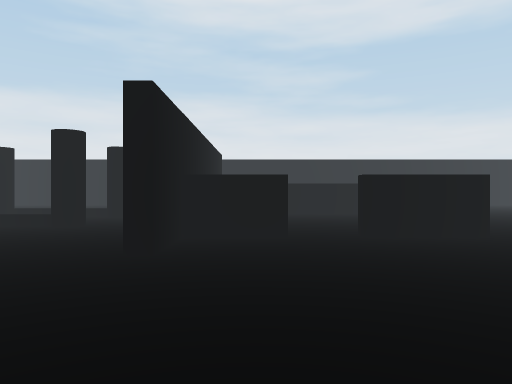
View 1 (above)

24 first-person views from a walk through a scene from a Unity 3-D project. The camera is 1.3 m above the floor, looks level and sees 70° across. The floor is counted in squares, 2 m on a side. Each view is taken from the middle of a square. On the plan, view 1 faces up. The plan holds only what a view shows up to about 11 squares ahead; the rest is blank. The place goes on beyond the plan. The player is left out.

View 2
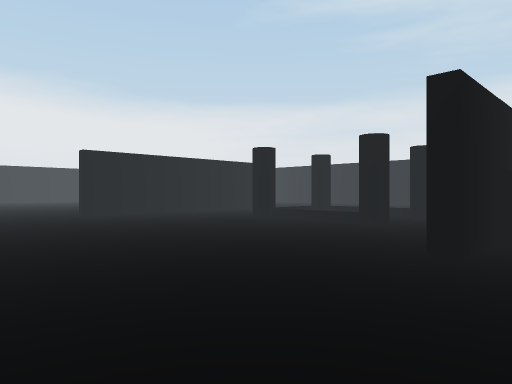

View 3
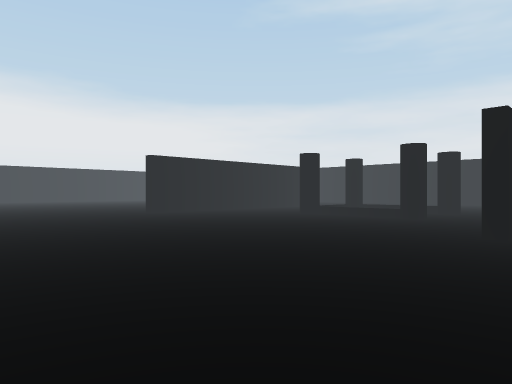

View 4
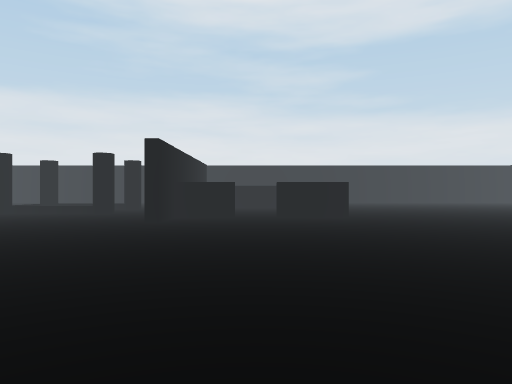

View 5
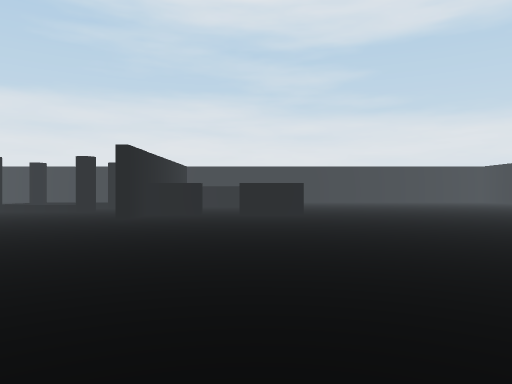

View 6
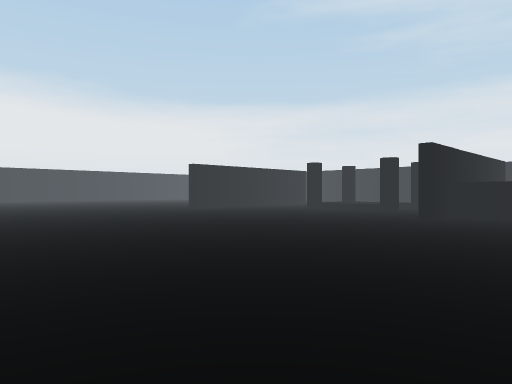

View 7
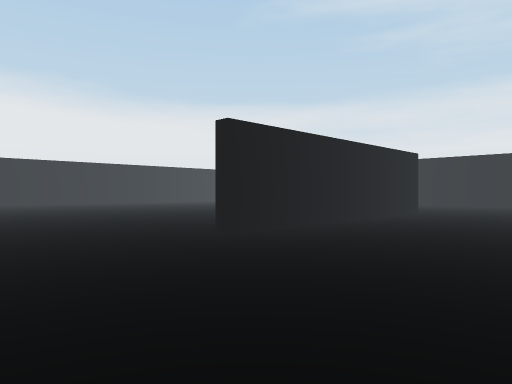

View 8
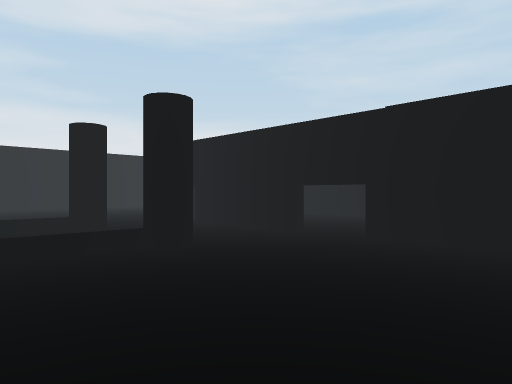

View 9
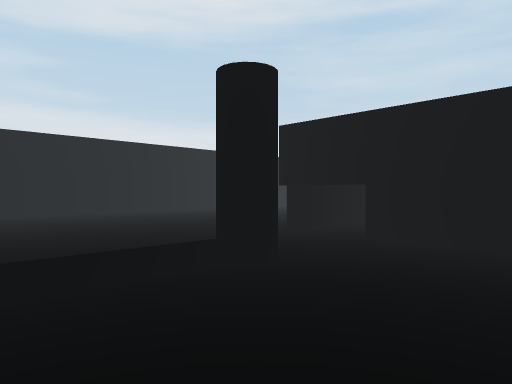

View 10
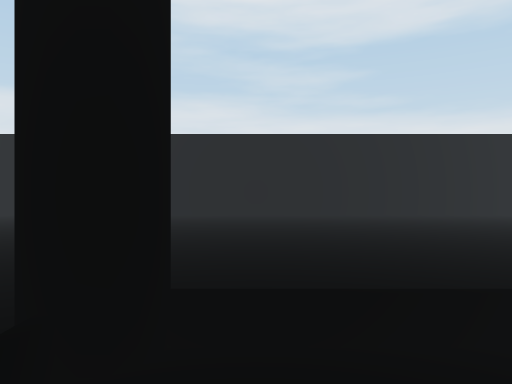

View 11
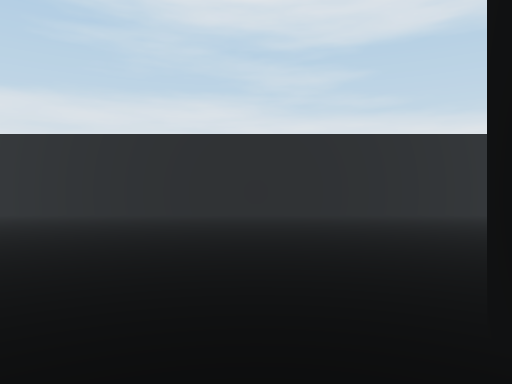

View 12
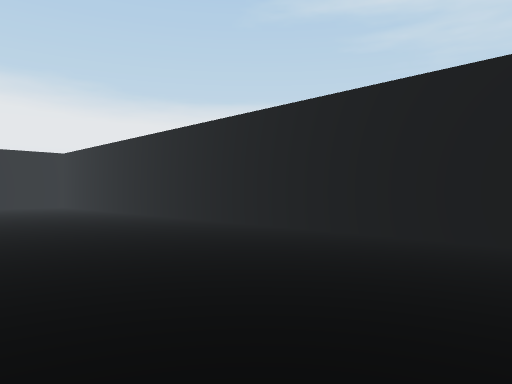

View 13
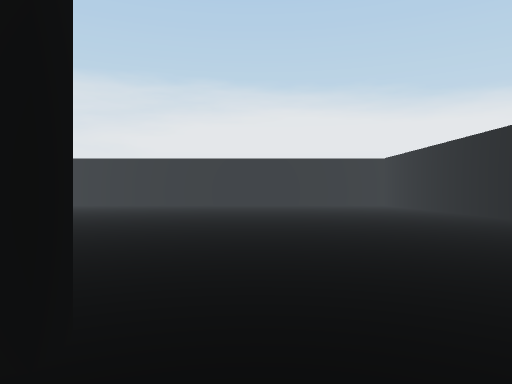

View 14
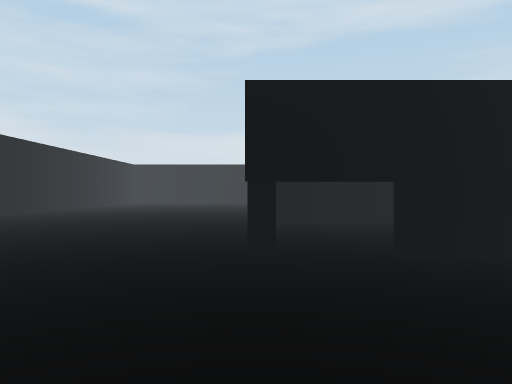

View 15
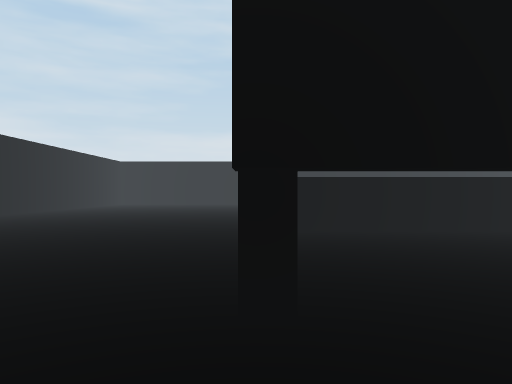

View 16
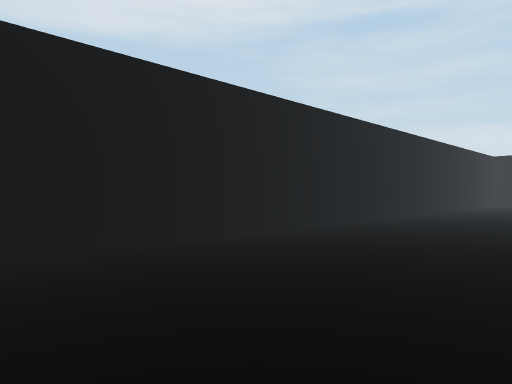

View 17
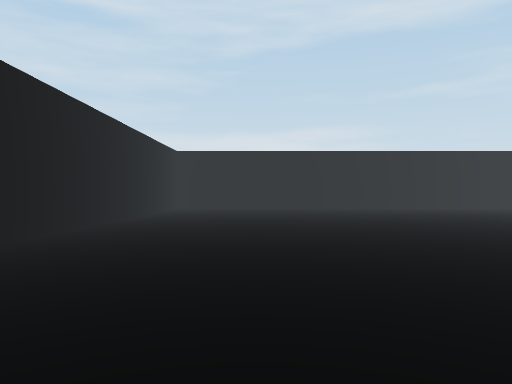

View 18
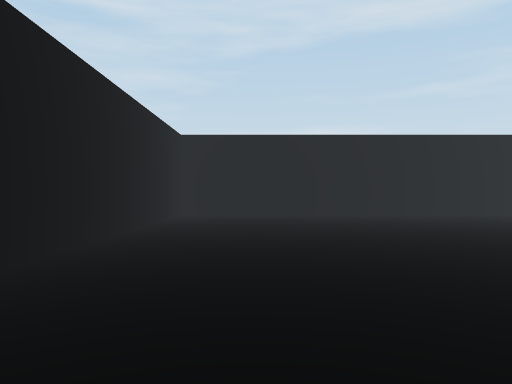

View 19
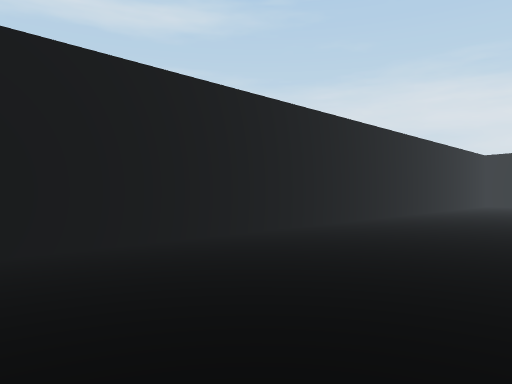

View 20
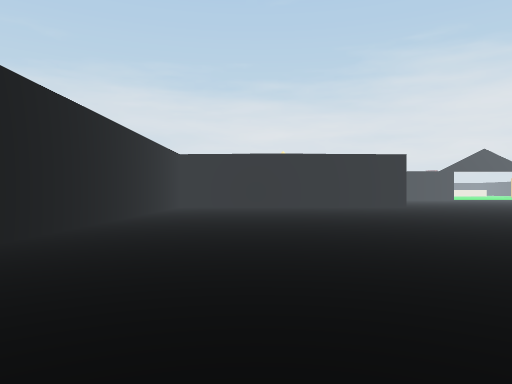

View 21
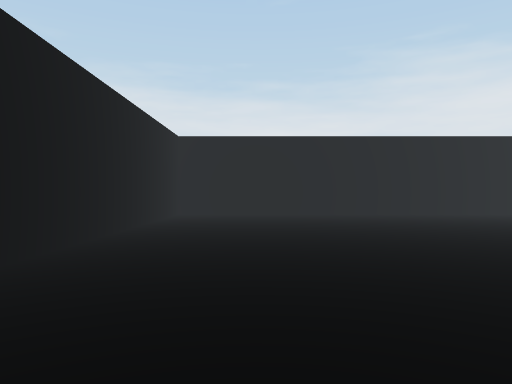

View 22
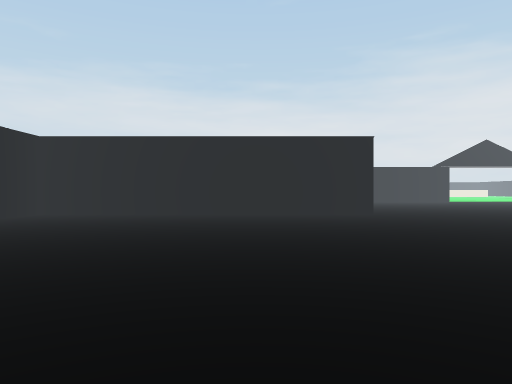

View 23
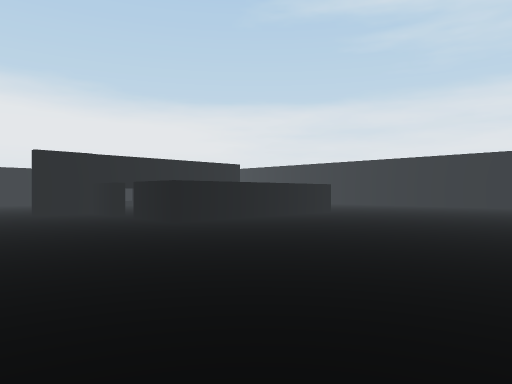

View 24
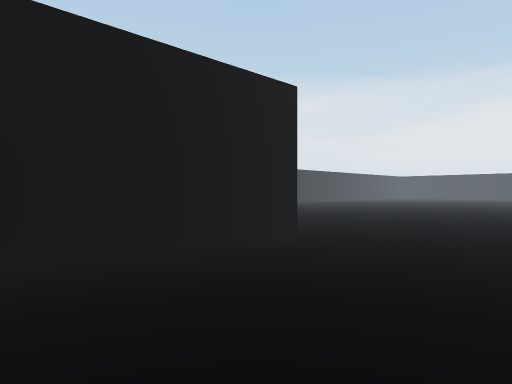

### Floor plan
Key: @ floor where view 1 was taken; # wall or solid block; . floor; B box; T thing the floor can be seen under or through.
Columns run from 22 left of view 1 to 17 right of it. Each row starts with its distance up from view 1.
 18  #######################################
 17  ......................................#
 16 .......................................#
 15 .......................................#
 14   .....................................#
 13   .....................................#
 12   .....................................#
 11   ..........#........#####.............#
 10   ......... #..#..#..T...#.............#
  9   .......   #........T...#.............#
  8   ....      #........T...#.............#
  7   ..        #..#...#.T...#.............#
  6        ...  #........T...#.............#
  5       ..... #........BB.BB.............#
  4      .......#........B.................#
  3     ...................................#
  2     ...................................#
  1         ...............................#
  0           ............@................#
 -1              ..........................#
 -2             ...........................#
 -3             ...........................#
 -4                 .......................#
 -5                      ........###########

Positions as (right, up) in squares from view 1, and headings:
1: (0, 0), facing up
2: (0, 0), facing up-left
3: (0, -2), facing up-left
4: (1, -4), facing up
5: (2, -5), facing up
6: (2, -5), facing up-left
7: (-6, 0), facing up-left
8: (-6, 3), facing up-right
9: (-6, 7), facing up-right
10: (-6, 8), facing up
11: (-8, 8), facing up
12: (-10, 13), facing up-left
13: (-9, 12), facing left
14: (-5, 11), facing right
15: (-3, 11), facing right
16: (-3, 14), facing up-right
17: (2, 15), facing right
18: (6, 16), facing right
19: (12, 14), facing down-right
20: (13, 11), facing down
21: (14, 6), facing down
22: (10, 6), facing down
23: (10, 1), facing up-left
24: (11, -1), facing down-left
